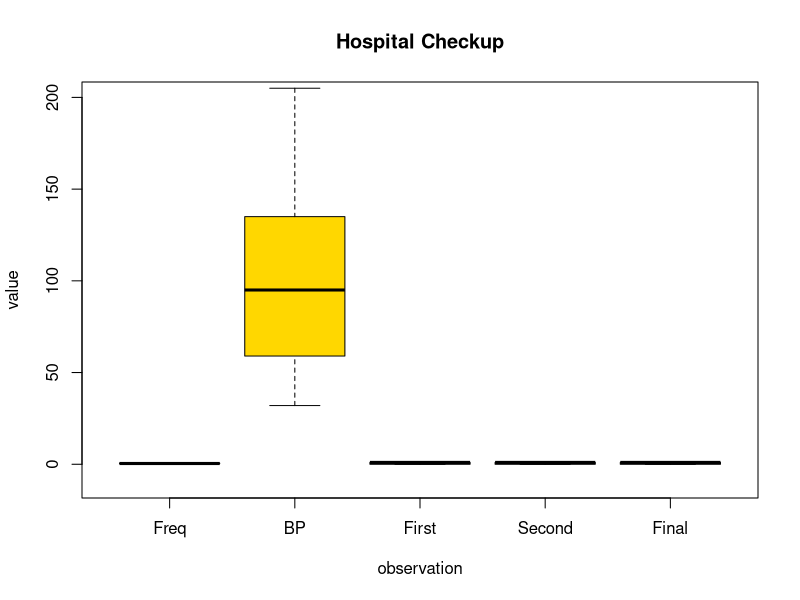
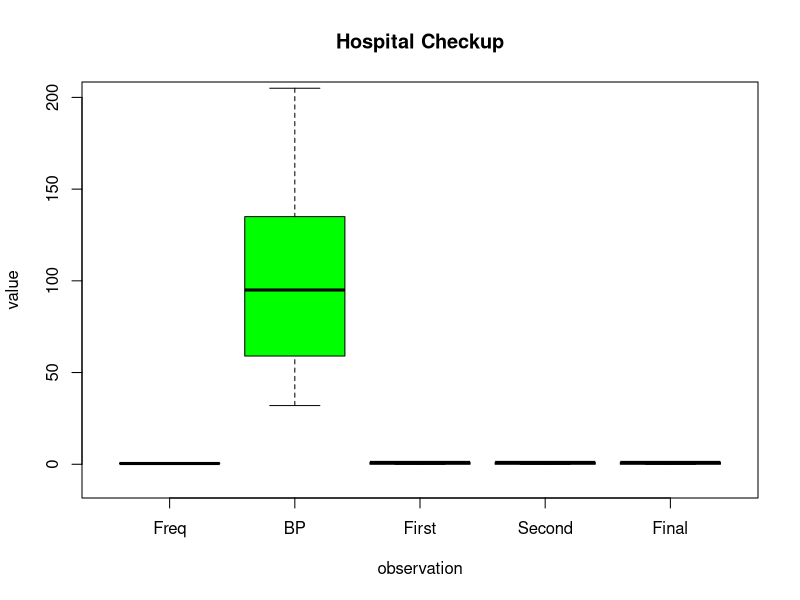
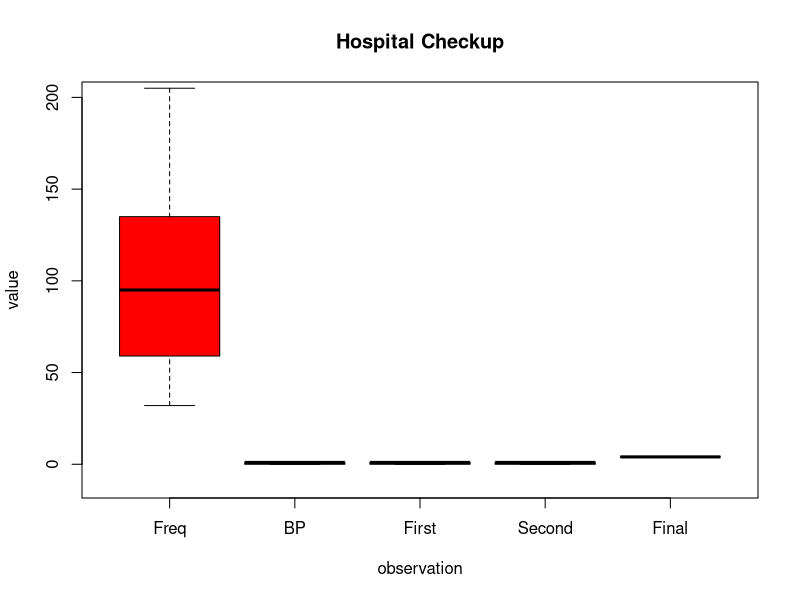
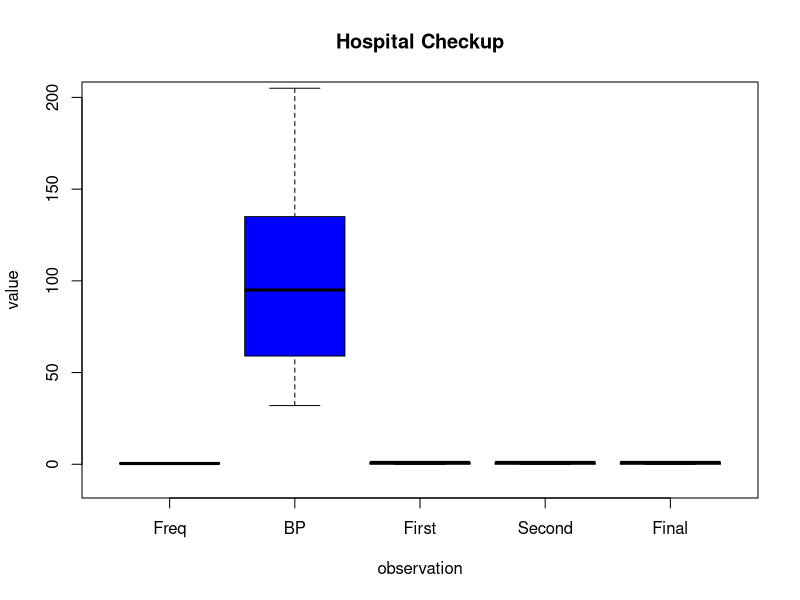
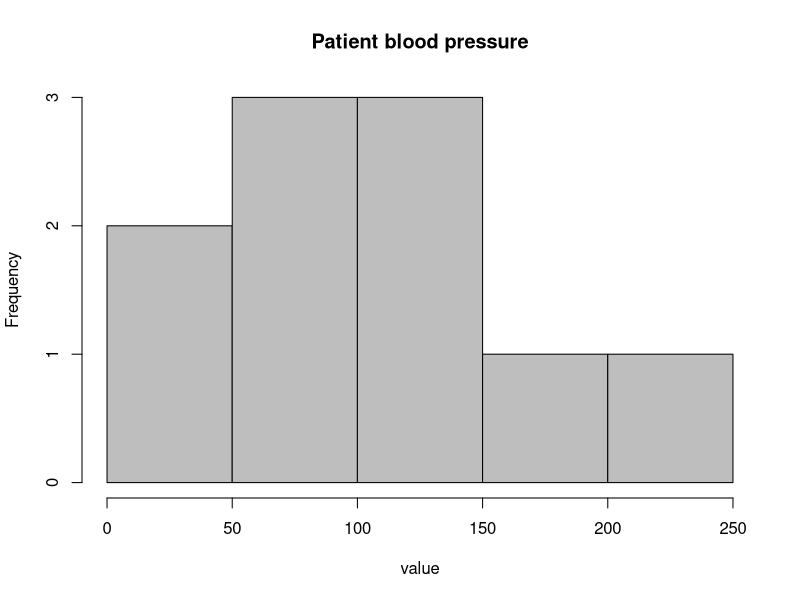
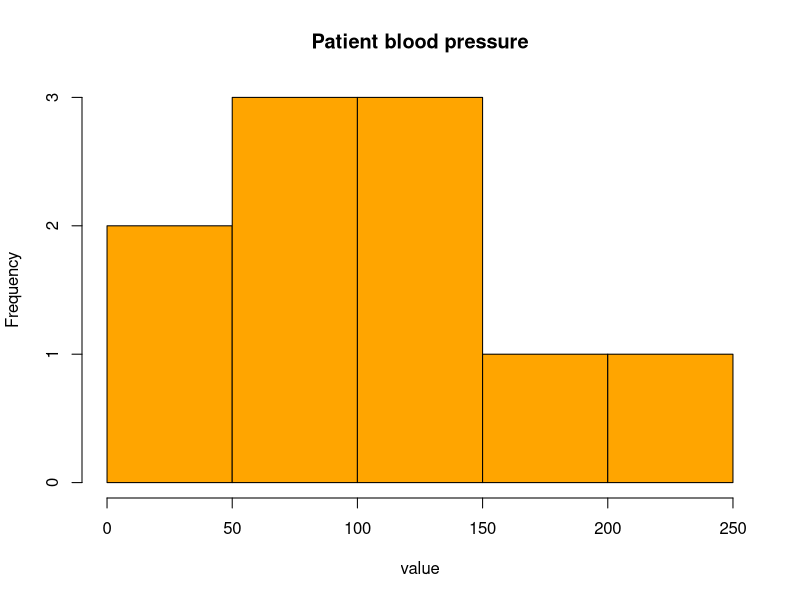

Write R code to recreate these figures, in order.
#Module 4 Assignment

Freq <- c(0.6,0.3,0.4,0.4,0.2,0.6,.3,0.4,0.9,0.2) # frequency of hospital visits by patients during 12 month period
BP <- c(103,87,32,43,59,109,78,205,135,178) # blood pressure of each individual patient 
First <- c(1,1,1,1,0,0,0,0,NA,1)# first doctor evaluation of BP, where 1=bad and 0=good
Second <- c(0,0,1,1,0,0,1,1,1,1) # second and final evaluation of BP, where 0=low and 1=high
Final <- c(0,1,0,1,0,1,0,1,1,1)
hospital.df <- data.frame(Freq,BP,First,Second,Final) # contain everything under hospital data.frame. 
hospital.df
class(hospital.df)

#boxplot
boxplot(hospital.df, xlab="observation",main=c("Hospital Checkup"),at = c(1,2,3,4,5),
        names = c("Freq", "BP", "First", "Second","Final"),ylab="value",horizontal = FALSE,
        notch=FALSE,col=(c("gold")),ylim = range(-10:200), dev.new())

boxplot(hospital.df$Freq,BP,First,Second,Final,main=c("Hospital Checkup"),at = c(1,2,3,4,5),
        names = c("Freq", "BP", "First", "Second","Final"), xlab="observation", 
        ylab="value",ylim = range(-10:200),horizontal = FALSE,notch=FALSE,col=(c("green")))

boxplot(data=Freq,BP,First,Second,Final,main=c("Hospital Checkup"),at = c(1,2,3,4,5),
        names = c("Freq", "BP", "First", "Second", "Final"),xlab="observation", 
        ylab="value",ylim = range(-10:200),horizontal = FALSE,notch=FALSE,dev.new(),col=(c("red")))

boxplot(hospital.df,data=hospital.df,main=c("Hospital Checkup"),at = c(1,2,3,4,5),names = c("Freq", "BP", "First", "Second", "Final"),xlab="observation", 
        ylab="value",ylim = range(-10:200),horizontal = FALSE,notch=FALSE,dev.new(),col=(c("blue")))

#histogram
hist(hospital.df$BP,main=c("Patient blood pressure"),xlab="value",col=(c("gray")))
hist(BP,main=c("Patient blood pressure"),xlab="value",col=(c("orange")))

#Mean of Blood Pressure (BP) and Final Decision Ratings
colMeans(hospital.df[,c(2,5)],na.rm = TRUE, dims = 1)
mean(hospital.df[,5],na.rm = TRUE)



